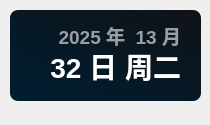
<?xml version="1.0" encoding="UTF-8"?>
<ui version="4.0">
 <class>Theme</class>
 <widget class="QWidget" name="Form">
  <property name="geometry">
   <rect>
    <x>0</x>
    <y>0</y>
    <width>210</width>
    <height>125</height>
   </rect>
  </property>
  <property name="minimumSize">
   <size>
    <width>0</width>
    <height>0</height>
   </size>
  </property>
  <property name="maximumSize">
   <size>
    <width>16777215</width>
    <height>65536</height>
   </size>
  </property>
  <property name="windowTitle">
   <string>时间</string>
  </property>
  <widget class="QLabel" name="date_text">
   <property name="geometry">
    <rect>
     <x>20</x>
     <y>20</y>
     <width>161</width>
     <height>31</height>
    </rect>
   </property>
   <property name="font">
    <font>
     <family>Microsoft YaHei UI</family>
     <pointsize>14</pointsize>
     <weight>75</weight>
     <bold>true</bold>
    </font>
   </property>
   <property name="styleSheet">
    <string notr="true">color: rgba(255, 255, 255, 150);
font-weight: bold;</string>
   </property>
   <property name="text">
    <string>2025 年  13 月</string>
   </property>
   <property name="textFormat">
    <enum>Qt::PlainText</enum>
   </property>
   <property name="alignment">
    <set>Qt::AlignRight|Qt::AlignTrailing|Qt::AlignVCenter</set>
   </property>
  </widget>
  <widget class="QLabel" name="day_text">
   <property name="geometry">
    <rect>
     <x>30</x>
     <y>40</y>
     <width>151</width>
     <height>51</height>
    </rect>
   </property>
   <property name="font">
    <font>
     <family>Microsoft YaHei UI</family>
     <pointsize>21</pointsize>
     <weight>75</weight>
     <bold>true</bold>
    </font>
   </property>
   <property name="styleSheet">
    <string notr="true">border: none;
color: rgba(255, 255, 255, 255);
font-weight: bold</string>
   </property>
   <property name="text">
    <string>32 日 周二</string>
   </property>
   <property name="textFormat">
    <enum>Qt::PlainText</enum>
   </property>
   <property name="alignment">
    <set>Qt::AlignRight|Qt::AlignTrailing|Qt::AlignVCenter</set>
   </property>
  </widget>
  <widget class="QLabel" name="backgnd">
   <property name="geometry">
    <rect>
     <x>10</x>
     <y>10</y>
     <width>191</width>
     <height>91</height>
    </rect>
   </property>
   <property name="styleSheet">
    <string notr="true">background-color: qlineargradient(spread:pad, x1:0, y1:1, x2:1, y2:0, stop:0 rgba(0, 30, 50, 255), stop:1 rgba(15, 18, 22, 255));
border-radius: 8px</string>
   </property>
   <property name="text">
    <string/>
   </property>
  </widget>
  <widget class="QLabel" name="img">
   <property name="geometry">
    <rect>
     <x>10</x>
     <y>10</y>
     <width>91</width>
     <height>91</height>
    </rect>
   </property>
   <property name="styleSheet">
    <string notr="true"/>
   </property>
   <property name="pixmap">
    <pixmap>:/img/1.png</pixmap>
   </property>
   <property name="scaledContents">
    <bool>true</bool>
   </property>
  </widget>
  <zorder>backgnd</zorder>
  <zorder>img</zorder>
  <zorder>date_text</zorder>
  <zorder>day_text</zorder>
 </widget>
 <resources/>
 <connections/>
</ui>
